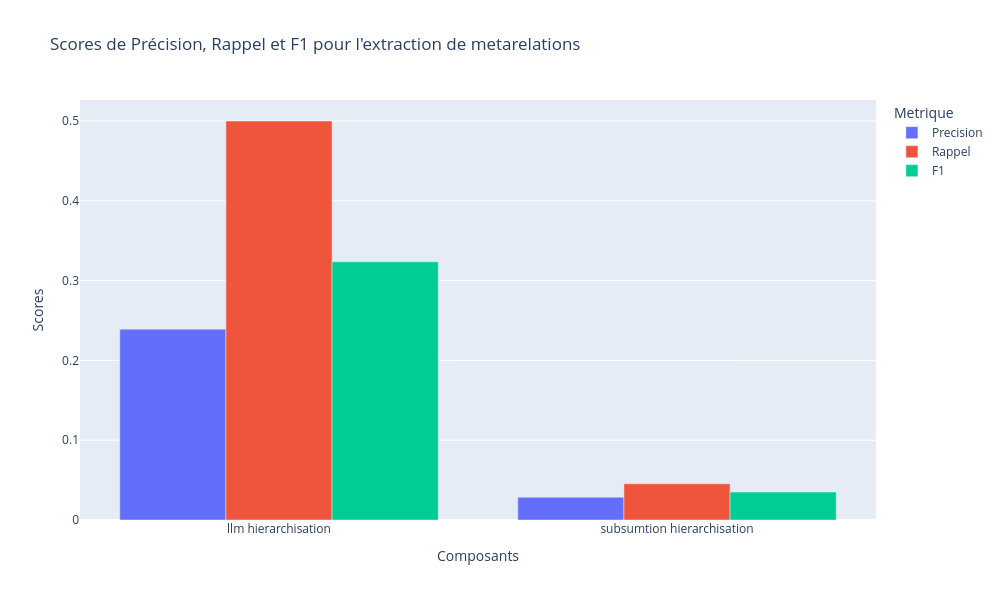

Notebook code for this chart:
### Code cell
def create_bar_chart_meta(index_name, pipelines_scores):
    data = pipelines_scores.reset_index().melt(id_vars='index', var_name=["Composants", "Metrique"], value_name='Score')
    data.rename(columns={'index': 'built_ontology'}, inplace=True)

    df = data[data['built_ontology'] == index_name]
    fig = px.bar(df, x='Composants', y='Score', color='Metrique', barmode='group',
                 title=f"Scores de Précision, Rappel et F1 pour l'extraction de metarelations")

    fig.update_layout(
        xaxis_title='Composants',
        yaxis_title='Scores'
    )
    fig.update_layout(width=1000, height=600)
    fig.show()

create_bar_chart_meta("meta", meta_scores)

### Figure 1 — Plotly figure (JSON) as saved in the notebook; plotly's stock layout.template omitted (floating-point values rounded to 4 significant figures)
{"data": [{"alignmentgroup": "True", "hovertemplate": "Metrique=Precision<br>Composants=%{x}<br>Score=%{y}<extra></extra>", "legendgroup": "Precision", "marker": {"color": "#636efa", "pattern": {"shape": ""}}, "name": "Precision", "offsetgroup": "Precision", "orientation": "v", "showlegend": true, "textposition": "auto", "type": "bar", "x": ["llm hierarchisation", "subsumtion hierarchisation"], "xaxis": "x", "y": [0.2391, 0.02857], "yaxis": "y"}, {"alignmentgroup": "True", "hovertemplate": "Metrique=Rappel<br>Composants=%{x}<br>Score=%{y}<extra></extra>", "legendgroup": "Rappel", "marker": {"color": "#EF553B", "pattern": {"shape": ""}}, "name": "Rappel", "offsetgroup": "Rappel", "orientation": "v", "showlegend": true, "textposition": "auto", "type": "bar", "x": ["llm hierarchisation", "subsumtion hierarchisation"], "xaxis": "x", "y": [0.5, 0.04545], "yaxis": "y"}, {"alignmentgroup": "True", "hovertemplate": "Metrique=F1<br>Composants=%{x}<br>Score=%{y}<extra></extra>", "legendgroup": "F1", "marker": {"color": "#00cc96", "pattern": {"shape": ""}}, "name": "F1", "offsetgroup": "F1", "orientation": "v", "showlegend": true, "textposition": "auto", "type": "bar", "x": ["llm hierarchisation", "subsumtion hierarchisation"], "xaxis": "x", "y": [0.3235, 0.03509], "yaxis": "y"}], "layout": {"barmode": "group", "height": 600, "legend": {"title": {"text": "Metrique"}, "tracegroupgap": 0}, "title": {"text": "Scores de Précision, Rappel et F1 pour l'extraction de metarelations"}, "width": 1000, "xaxis": {"anchor": "y", "domain": [0, 1], "title": {"text": "Composants"}}, "yaxis": {"anchor": "x", "domain": [0, 1], "title": {"text": "Scores"}}}}
